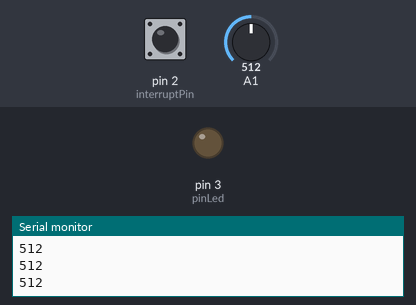
The sketch below on a simulated Arduino Uno, built with avr-gcc and run on an emulated ATmega328P. Parts: output pins drawn as LEDs (lit = HIGH), the last lines printed to the serial monitor. The inputs (shaded band) are chosen by the test bench; at power-on: A1 = 512, pin 2 (interruptPin) HIGH.

Above: at 1.2 s.
1.3 s: A1 set to 109
2.8 s: A1 set to 95
At 4.2 s:
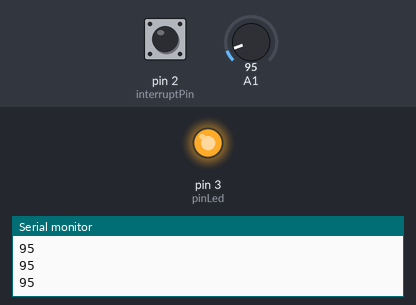
Timing chart, 0 to 5.8 s (numbered marks = the images above; inputs shaded):
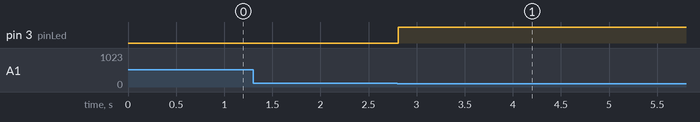

The sketch:

sketch_dec03a.2.ino
```cpp
byte pinLed = 3;
const byte interruptPin = 2;
volatile boolean  estadoLed= LOW;

void setup() {
  Serial.begin(9600);
  pinMode(interruptPin, INPUT_PULLUP);
  pinMode(pinLed, OUTPUT);
  attachInterrupt(digitalPinToInterrupt(interruptPin), desligaAlarme, FALLING);
}

void loop() {
  //Serial.println(contPulso);
  int val = analogRead(A1);
  Serial.println(val);
  if(val < 100){
    estadoLed = HIGH;
    }
    digitalWrite(pinLed, estadoLed);
  }

 void desligaAlarme(){
  estadoLed = LOW;
  }
```

Measured:
- the behaviour switches between 100 and 99 on A1 (found by bisection; images 0 and 1)
- after the input at 2.8 s, pin 3 (pinLed): LOW → HIGH at once
